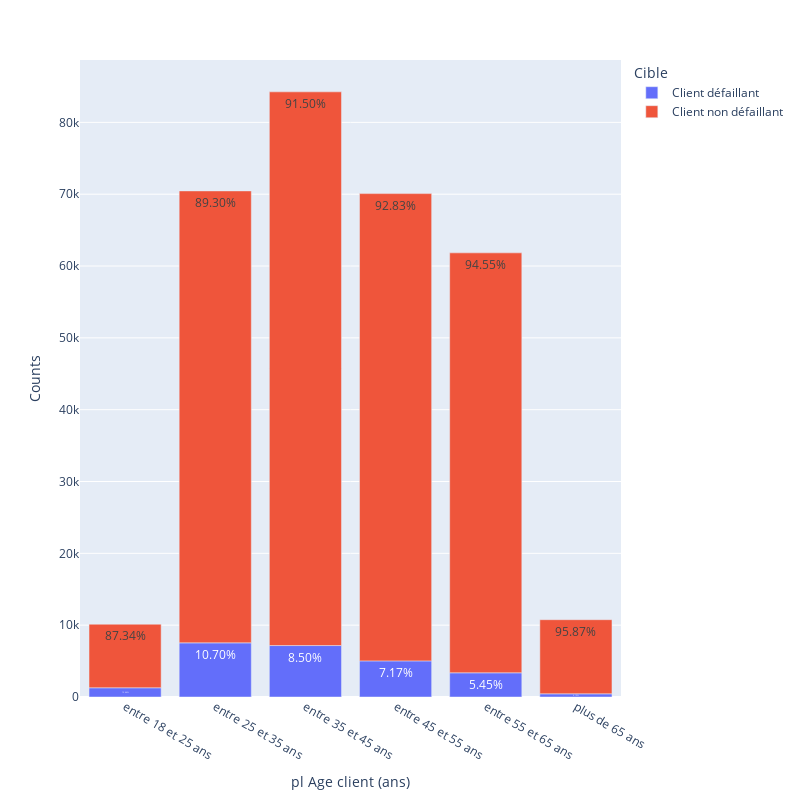

Notebook cell for this chart:
### Code cell
import numpy as np
import pandas as pd
import plotly.express as px

df_g = df_interprete.groupby(['pl Age client (ans)', 'Cible']).size().reset_index()
df_g['percentage'] = df_interprete.groupby(['pl Age client (ans)', 'Cible']).size().groupby(level=0).apply(lambda x: 100 * x / float(x.sum())).values
df_g.columns = ['pl Age client (ans)', 'Cible', 'Counts', 'Percentage']

fig = px.bar(df_g, x='pl Age client (ans)', y='Counts', color='Cible', text=df_g['Percentage'].apply(lambda x: '{0:1.2f}%'.format(x)))
    
fig.update_layout(
    autosize=False,
    width=800,
    height=800)

fig.show()

### Figure 1 — Plotly figure (JSON) as saved in the notebook; plotly's stock layout.template omitted (floating-point values rounded to 4 significant figures)
{"data": [{"alignmentgroup": "True", "hovertemplate": "Cible=Client défaillant<br>pl Age client (ans)=%{x}<br>Counts=%{y}<br>text=%{text}<extra></extra>", "legendgroup": "Client défaillant", "marker": {"color": "#636efa", "pattern": {"shape": ""}}, "name": "Client défaillant", "offsetgroup": "Client défaillant", "orientation": "v", "showlegend": true, "text": ["12.66%", "10.70%", "8.50%", "7.17%", "5.45%", "4.13%"], "textposition": "auto", "type": "bar", "x": ["entre 18 et 25 ans", "entre 25 et 35 ans", "entre 35 et 45 ans", "entre 45 et 55 ans", "entre 55 et 65 ans", "plus de 65 ans"], "xaxis": "x", "y": [1283, 7539, 7163, 5028, 3368, 444], "yaxis": "y"}, {"alignmentgroup": "True", "hovertemplate": "Cible=Client non défaillant<br>pl Age client (ans)=%{x}<br>Counts=%{y}<br>text=%{text}<extra></extra>", "legendgroup": "Client non défaillant", "marker": {"color": "#EF553B", "pattern": {"shape": ""}}, "name": "Client non défaillant", "offsetgroup": "Client non défaillant", "orientation": "v", "showlegend": true, "text": ["87.34%", "89.30%", "91.50%", "92.83%", "94.55%", "95.87%"], "textposition": "auto", "type": "bar", "x": ["entre 18 et 25 ans", "entre 25 et 35 ans", "entre 35 et 45 ans", "entre 45 et 55 ans", "entre 55 et 65 ans", "plus de 65 ans"], "xaxis": "x", "y": [8851, 62916, 77084, 65051, 58463, 10317], "yaxis": "y"}], "layout": {"autosize": false, "barmode": "relative", "height": 800, "legend": {"title": {"text": "Cible"}, "tracegroupgap": 0}, "margin": {"t": 60}, "width": 800, "xaxis": {"anchor": "y", "domain": [0, 1], "title": {"text": "pl Age client (ans)"}}, "yaxis": {"anchor": "x", "domain": [0, 1], "title": {"text": "Counts"}}}}
